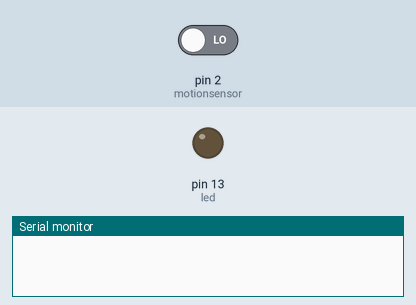
This sketch was run on a simulated Arduino Uno, built with avr-gcc and run on an emulated ATmega328P. Parts: output pins drawn as LEDs (lit = HIGH), the last lines printed to the serial monitor. Inputs (shaded band) come from the test bench; at power-on: pin 2 (motionsensor) LOW.

Above: at 1.2 s.
1.3 s: pin 2 (motionsensor) driven HIGH
At 2.2 s:
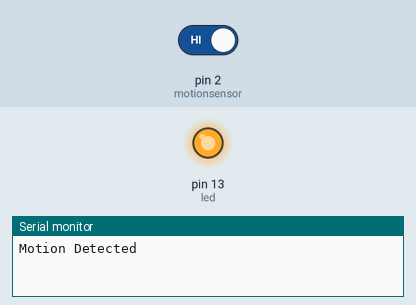
Timing chart, 0 to 4.3 s (numbered marks = the images above; inputs shaded):
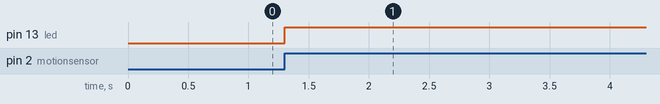

Measured:
- after the input at 1.3 s, pin 13 (led): LOW → HIGH at once

The sketch:

stunning_bombul1__1_.ino
```cpp
const int led = 13;
const int motionsensor = 2;
volatile bool motiondetected = false;

void setup() {
  Serial.begin(9600);

  pinMode(motionsensor, INPUT);
  pinMode(led, OUTPUT);

  attachInterrupt(digitalPinToInterrupt(motionsensor), motionInterrupt, RISING);
}

void loop() {

}

void motionInterrupt() {
  static bool light = LOW;
  light = !light;
  digitalWrite(led, light);

  motiondetected = light;

  if (motiondetected) {
    Serial.println("Motion Detected");
  }

   delay(2000);
}
```
